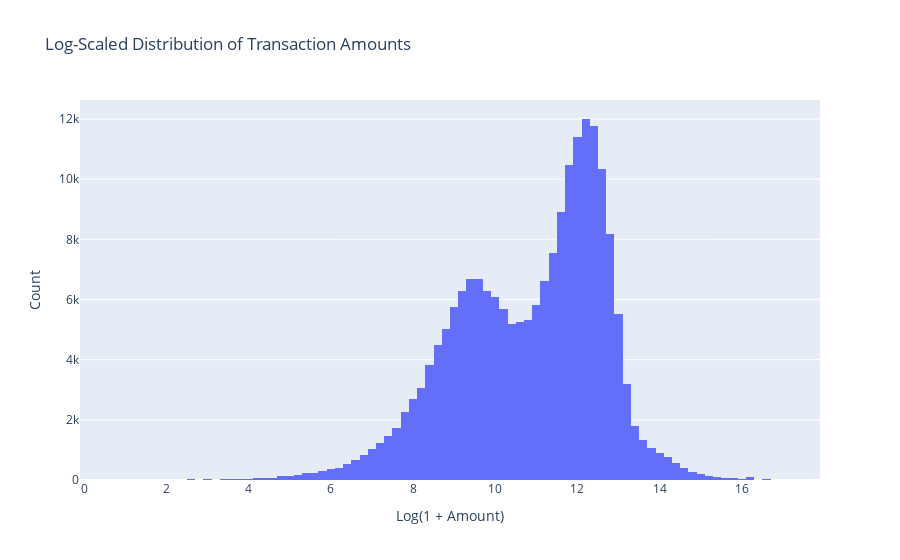

Notebook cell for this chart:
### Code cell
# transaction amounts
df['log_amount'] = np.log1p(df['amount'])
fig = px.histogram(df, x='log_amount', nbins = 100, title="Log-Scaled Distribution of Transaction Amounts")
fig.update_layout(xaxis_title = 'Log(1 + Amount)', yaxis_title = 'Count')
# fig.write_html("transaction_amount.html")
fig.show()

### Figure 1 — Plotly figure (JSON) as saved in the notebook; plotly's stock layout.template omitted (floating-point values rounded to 4 significant figures; data arrays with more than 128 entries replaced by an {"elided": "..."} marker saying what was removed)
{"data": [{"bingroup": "x", "hovertemplate": "log_amount=%{x}<br>count=%{y}<extra></extra>", "legendgroup": "", "marker": {"color": "#636efa", "pattern": {"shape": ""}}, "name": "", "nbinsx": 100, "orientation": "v", "showlegend": false, "type": "histogram", "x": {"elided": "199999 float values"}, "xaxis": "x", "yaxis": "y"}], "layout": {"barmode": "relative", "legend": {"tracegroupgap": 0}, "title": {"text": "Log-Scaled Distribution of Transaction Amounts"}, "xaxis": {"anchor": "y", "domain": [0, 1], "title": {"text": "Log(1 + Amount)"}}, "yaxis": {"anchor": "x", "domain": [0, 1], "title": {"text": "Count"}}}}
